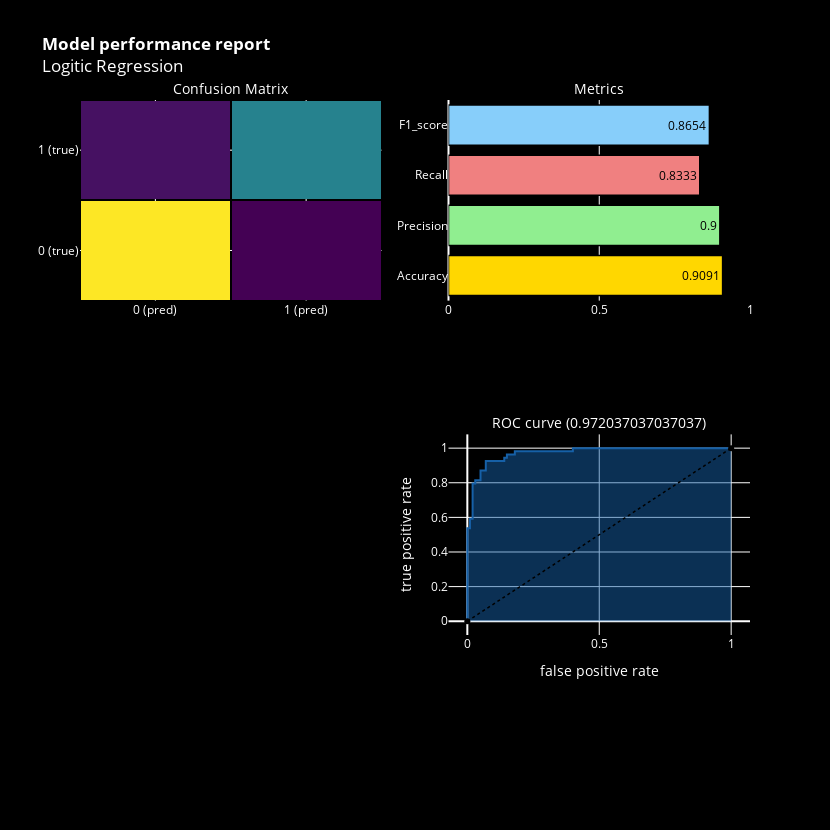

Notebook code for this chart:
### Code cell
model_performance(LR, 'Logitic Regression')

### Figure 1 — Plotly figure (JSON) as saved in the notebook; plotly's stock layout.template omitted (floating-point values rounded to 4 significant figures)
{"data": [{"colorscale": [[0, "#440154"], [0.1111, "#482878"], [0.2222, "#3e4989"], [0.3333, "#31688e"], [0.4444, "#26828e"], [0.5556, "#1f9e89"], [0.6667, "#35b779"], [0.7778, "#6ece58"], [0.8889, "#b5de2b"], [1, "#fde725"]], "showscale": false, "type": "heatmap", "x": ["0 (pred)", "1 (pred)"], "xaxis": "x", "xgap": 2, "y": ["0 (true)", "1 (true)"], "yaxis": "y", "ygap": 2, "z": [[95, 5], [9, 45]]}, {"marker": {"color": ["gold", "lightgreen", "lightcoral", "lightskyblue"], "line": {"color": "#000000", "width": 1.5}}, "opacity": 1, "orientation": "h", "text": [0.9091, 0.9, 0.8333, 0.8654], "textfont": {"color": "black"}, "textposition": "auto", "type": "bar", "x": [0.9091, 0.9, 0.8333, 0.8654], "xaxis": "x2", "y": ["Accuracy", "Precision", "Recall", "F1_score"], "yaxis": "y2"}, {"fill": "tozeroy", "line": {"color": "rgb(22, 96, 167)", "width": 2}, "name": "Roc : ", "type": "scatter", "x": [0, 0, 0, 0.01, 0.01, 0.02, 0.02, 0.03, 0.03, 0.05, 0.05, 0.07, 0.07, 0.14, 0.14, 0.15, 0.15, 0.18, 0.18, 0.4, 0.4, 1], "xaxis": "x4", "y": [0, 0.01852, 0.537, 0.537, 0.5926, 0.5926, 0.7963, 0.7963, 0.8148, 0.8148, 0.8704, 0.8704, 0.9259, 0.9259, 0.9444, 0.9444, 0.963, 0.963, 0.9815, 0.9815, 1, 1], "yaxis": "y4"}, {"line": {"color": "black", "dash": "dot", "width": 1.5}, "type": "scatter", "x": [0, 1], "xaxis": "x4", "y": [0, 1], "yaxis": "y4"}], "layout": {"annotations": [{"font": {"color": "white", "size": 14}, "showarrow": false, "text": "Confusion Matrix", "x": 0.225, "xanchor": "center", "xref": "paper", "y": 1, "yanchor": "bottom", "yref": "paper"}, {"font": {"color": "white", "size": 14}, "showarrow": false, "text": "Metrics", "x": 0.775, "xanchor": "center", "xref": "paper", "y": 1, "yanchor": "bottom", "yref": "paper"}, {"font": {"color": "white", "size": 14}, "showarrow": false, "text": "ROC curve (0.972037037037037)", "x": 0.775, "xanchor": "center", "xref": "paper", "y": 0.375, "yanchor": "bottom", "yref": "paper"}], "autosize": false, "font": {"color": "white"}, "height": 830, "margin": {"b": 195}, "paper_bgcolor": "black", "plot_bgcolor": "black", "showlegend": false, "title": {"text": "<b>Model performance report</b><br>Logitic Regression"}, "width": 830, "xaxis": {"anchor": "y", "color": "white", "domain": [0, 0.45]}, "xaxis2": {"anchor": "y2", "color": "white", "domain": [0.55, 1], "range": [0, 1]}, "xaxis3": {"anchor": "y3", "domain": [0, 0.45]}, "xaxis4": {"anchor": "y4", "color": "white", "domain": [0.55, 1], "title": {"text": "false positive rate"}}, "yaxis": {"anchor": "x", "color": "white", "domain": [0.625, 1]}, "yaxis2": {"anchor": "x2", "color": "white", "domain": [0.625, 1]}, "yaxis3": {"anchor": "x3", "domain": [0, 0.375]}, "yaxis4": {"anchor": "x4", "color": "white", "domain": [0, 0.375], "title": {"text": "true positive rate"}}}}
